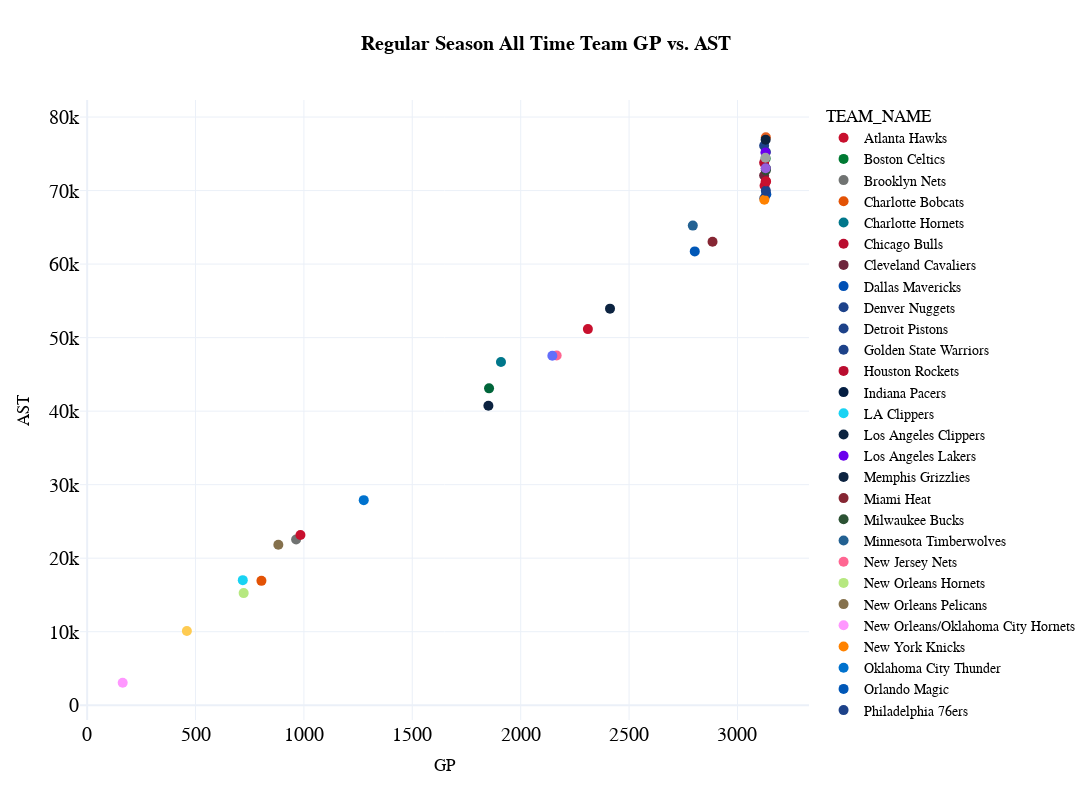

Write notebook code for a chart like this one.
### Code cell
cat1="GP"
cat2="AST"

fig_scatter = px.scatter(
  df_totals, 
  x=cat1, 
  y=cat2,
  color='TEAM_NAME',
color_discrete_map={"Atlanta Hawks":"#C8102E",
"Charlotte Bobcats":"#E35205",
"Brooklyn Nets":"#707372",
"Boston Celtics":"#007A33",
"Seattle SuperSonics":"#00653A",
"Charlotte Hornets":"#00778B",
"Buffalo Braves":"#418FDE",
"Chicago Bulls":"#BA0C2F",
"Cleveland Cavaliers":"#6F263D",
"Dallas Mavericks":"#0050B5",
"Denver Nuggets":"#1d428a",
"Detroit Pistons":"#1D4289",
"Golden State Warriors":"#1D4289",
"Houston Rockets":"#BA0C2F",
"Indiana Pacers":"#041E42",
"Los Angeles Clippers":"#0C2340",
"Los Angeles Lakers":"#6a00ed",
"Memphis Grizzlies":"#0C2340",
"Miami Heat":"#862633",
"Milwaukee Bucks":"#2C5234",
"Minnesota Timberwolves":"#236192",
"New Orleans Pelicans":"#85714d",
"New York Knicks":"#FF8200",
"Oklahoma City Thunder":"#0072CE",
"Orlando Magic":"#0057B7",
"Philadelphia 76ers":"#1D4289",
"Phoenix Suns":"#e56020",
"Portland Trail Blazers":"#C8102E",
"Sacramento Kings":"#965ddd",
"San Antonio Spurs":"#9EA2A2",
"Toronto Raptors":"#C8102E",
"Utah Jazz":"#0C2340",
"Washingotn Wizards":"#C8102E",
"Rochester Royals":"#003DA5",
"Washington Bullets":"#C8102E"},  title="<b>Regular Season All Time Team {} vs. {}</b>".format(cat1,cat2),
  template="plotly_white",
  hover_data=['TEAM_NAME', 'GP', 'MIN', 'FGM', 'FGA', 'FG_PCT', 'FG3M', 'FG3A', 'FG3_PCT', 'FTM', 'FTA', 'OREB',
       'DREB', 'REB', 'AST', 'STL', 'BLK', 'TOV', 'PF', 'PTS', 'PLUS_MINUS'], 
  height=800, 
  width=1200,
  )

fig_scatter.update_layout(
    title_x=0.5,
    hoverlabel=dict(
        bgcolor="white",
        font_size=16,
        font_family="PT Sans Narrow"
    ),
    yaxis = dict(tickfont = dict(size=20)),
    xaxis = dict(tickfont = dict(size=20)),
    font=dict(
        family="PT Sans Narrow",
        size=14,
        color="Black"
    ),
    title_font_family="PT Sans Narrow"
)
fig_scatter.update_traces(marker={'size': 10})

fig_scatter
